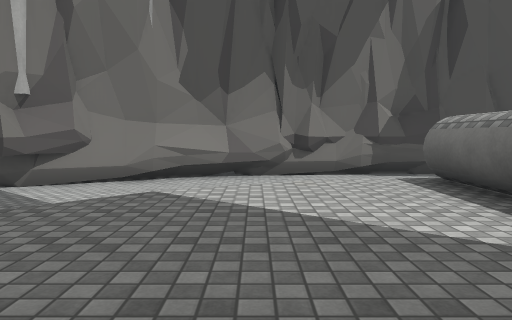
view 1 (above)

17 first-person views from a walk through a Unity game level. The camera is 1.2 m above the floor, tilts 4° down and sees 70° across. The floor is counted in squares, 2 m on a side. Each view is taken from the middle of a square. On the plan, view 1 faces up. The plan holds only what a view shows up to about 10 squares ahead; the rest is blank. The place goes on beyond the plan. The player character is not drawn. Door leaves are left out, so doorways stand open. Some surface patterns are stand-ins.

view 2
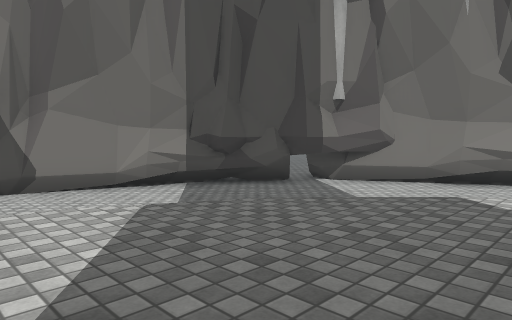

view 3
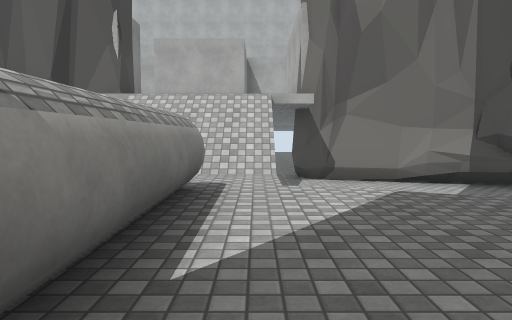

view 4
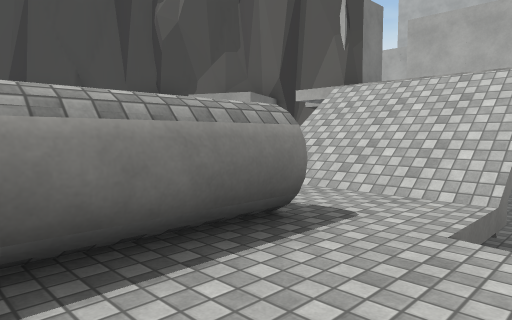

view 5
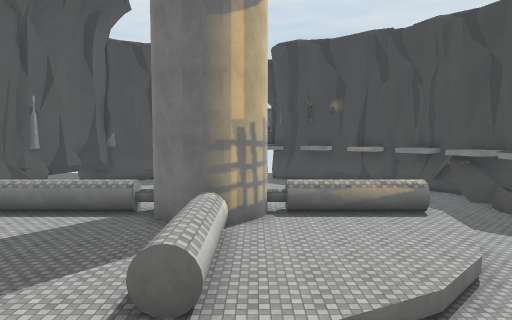

view 6
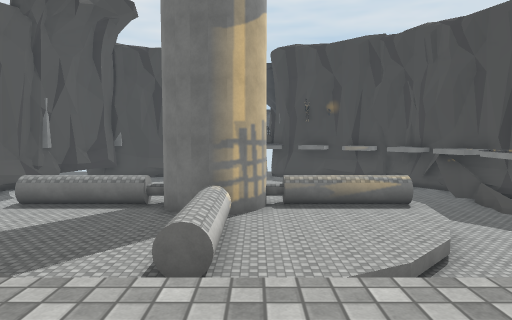

view 7
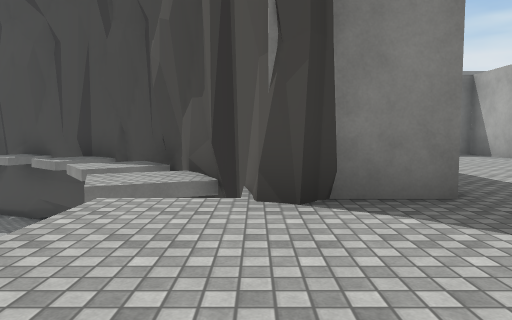

view 8
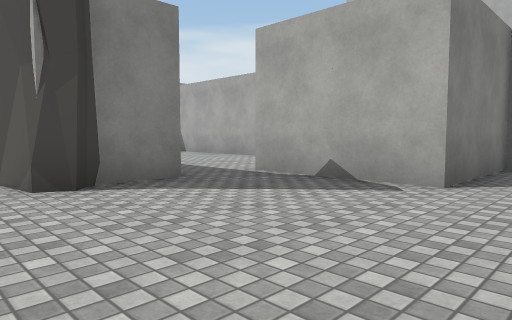

view 9
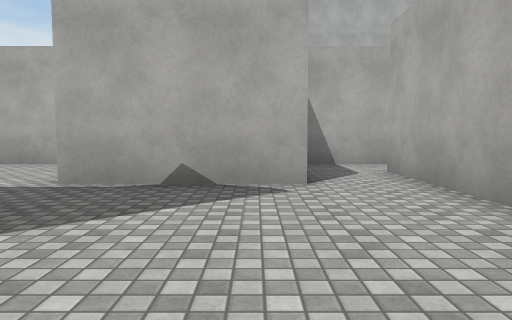

view 10
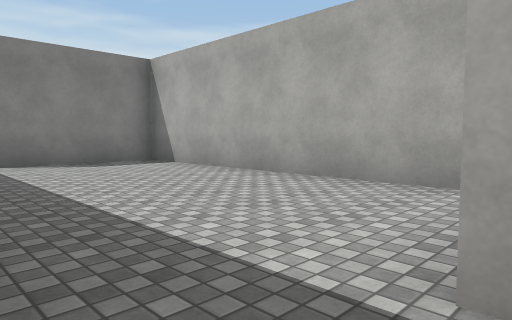

view 11
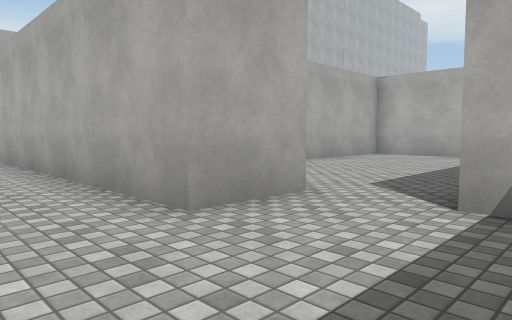

view 12
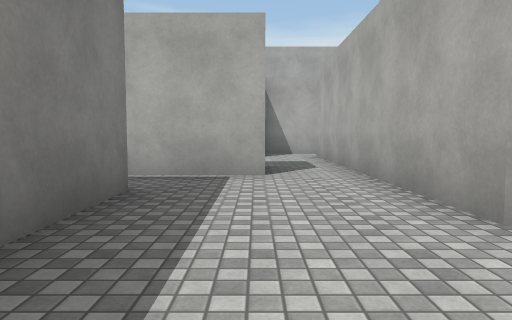

view 13
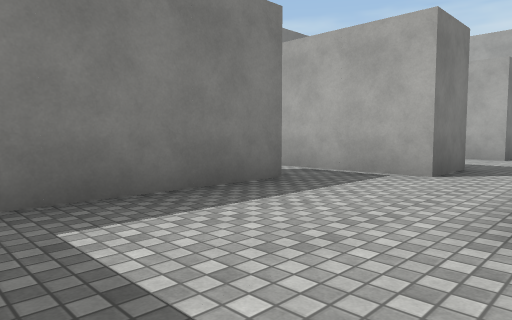

view 14
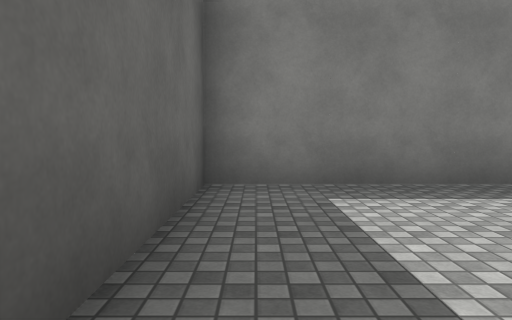

view 15
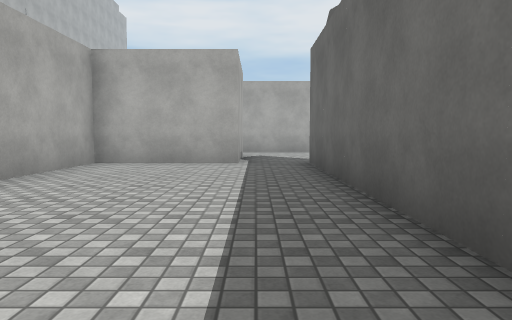

view 16
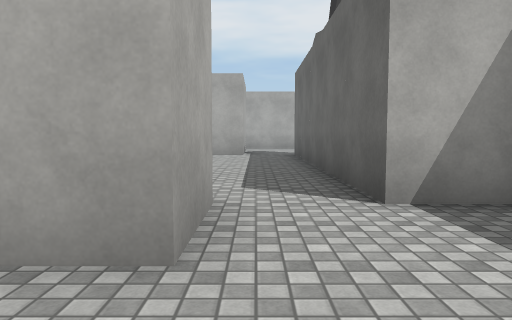

view 17
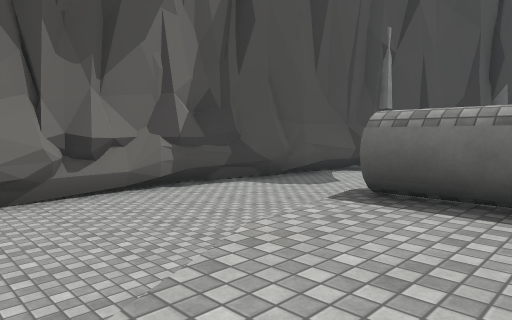

### Floor plan
Key: @ floor where view 1 was taken; # wall or solid block; . main floor; - floor 2.75 m lower than the main floor; / step, stairs or slope; v drop or lower ground; C cylinder.
Columns run from 20 left of view 1 to 5 right of it. Each row starts with its distance up from view 1.
 10                      #####
  9                   ####vvv#
  8                ##vvvvvvvvv
  7               ##vvvvvvvvvv
  6               #vvvvvvvvvv
  5              ##vvv vvvvv
  4              #vvv  v---#
  3             ##vv  v----#
  2      #     ##vvv v----##
  1      #..####..v  -----##
  0      #........//----@-#
 -1      ####.....//-#### #
 -2       ###.....//------##
 -3      ####.....v  v-----C
 -4      #....###vv  v-----#
 -5      #....####.   v----#
 -6      #....#  #vv  vv---#
 -7      #....#  ##v  vvvvvv
 -8      #....#   #vv   vvvv
 -9      #....#   ##vvvv vvv
-10      #....###  ###vv
-11      ####...#
-12   #######...#
-13  ...........#
-14 ##...#......#
-15  #   #......#
-16      #..#####
-17      #

Where each view was taken, in squares from view 1:
view 1: 0 up, 0 right, facing up
view 2: 0 up, 0 right, facing up-left
view 3: 0 up, 1 right, facing left
view 4: 1 up, 1 left, facing down-left
view 5: 2 down, 7 left, facing right
view 6: 2 down, 8 left, facing right
view 7: 0 up, 8 left, facing down
view 8: 1 up, 7 left, facing down-left
view 9: 1 down, 7 left, facing left
view 10: 3 down, 10 left, facing down-left
view 11: 14 down, 9 left, facing up-left
view 12: 14 down, 9 left, facing left
view 13: 12 down, 9 left, facing down-left
view 14: 11 down, 9 left, facing down
view 15: 11 down, 11 left, facing up
view 16: 14 down, 11 left, facing up
view 17: 3 up, 1 left, facing up-right
